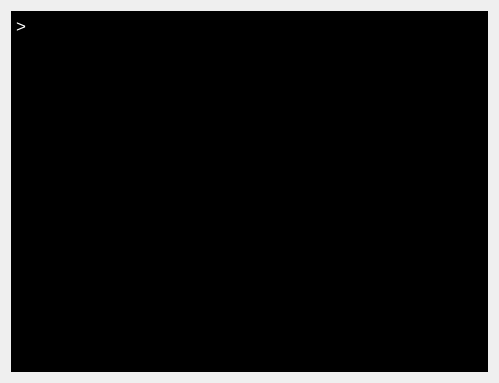
<?xml version="1.0" encoding="UTF-8"?>
<ui version="4.0">
 <class>Console</class>
 <widget class="QWidget" name="Console">
  <property name="geometry">
   <rect>
    <x>0</x>
    <y>0</y>
    <width>499</width>
    <height>383</height>
   </rect>
  </property>
  <property name="windowTitle">
   <string>Form</string>
  </property>
  <layout class="QGridLayout" name="gridLayout">
   <item row="0" column="0">
    <widget class="QTextEdit" name="textEdit">
     <property name="styleSheet">
      <string notr="true">QTextEdit { background-color:black; color: white; }</string>
     </property>
     <property name="html">
      <string>&lt;!DOCTYPE HTML PUBLIC &quot;-//W3C//DTD HTML 4.0//EN&quot; &quot;http://www.w3.org/TR/REC-html40/strict.dtd&quot;&gt;
&lt;html&gt;&lt;head&gt;&lt;meta name=&quot;qrichtext&quot; content=&quot;1&quot; /&gt;&lt;style type=&quot;text/css&quot;&gt;
p, li { white-space: pre-wrap; }
&lt;/style&gt;&lt;/head&gt;&lt;body style=&quot; font-family:'.SF NS Text'; font-size:13pt; font-weight:400; font-style:normal;&quot;&gt;
&lt;p style=&quot; margin-top:0px; margin-bottom:0px; margin-left:0px; margin-right:0px; -qt-block-indent:0; text-indent:0px;&quot;&gt;&amp;gt; &lt;/p&gt;&lt;/body&gt;&lt;/html&gt;</string>
     </property>
    </widget>
   </item>
  </layout>
 </widget>
 <resources/>
 <connections/>
</ui>
